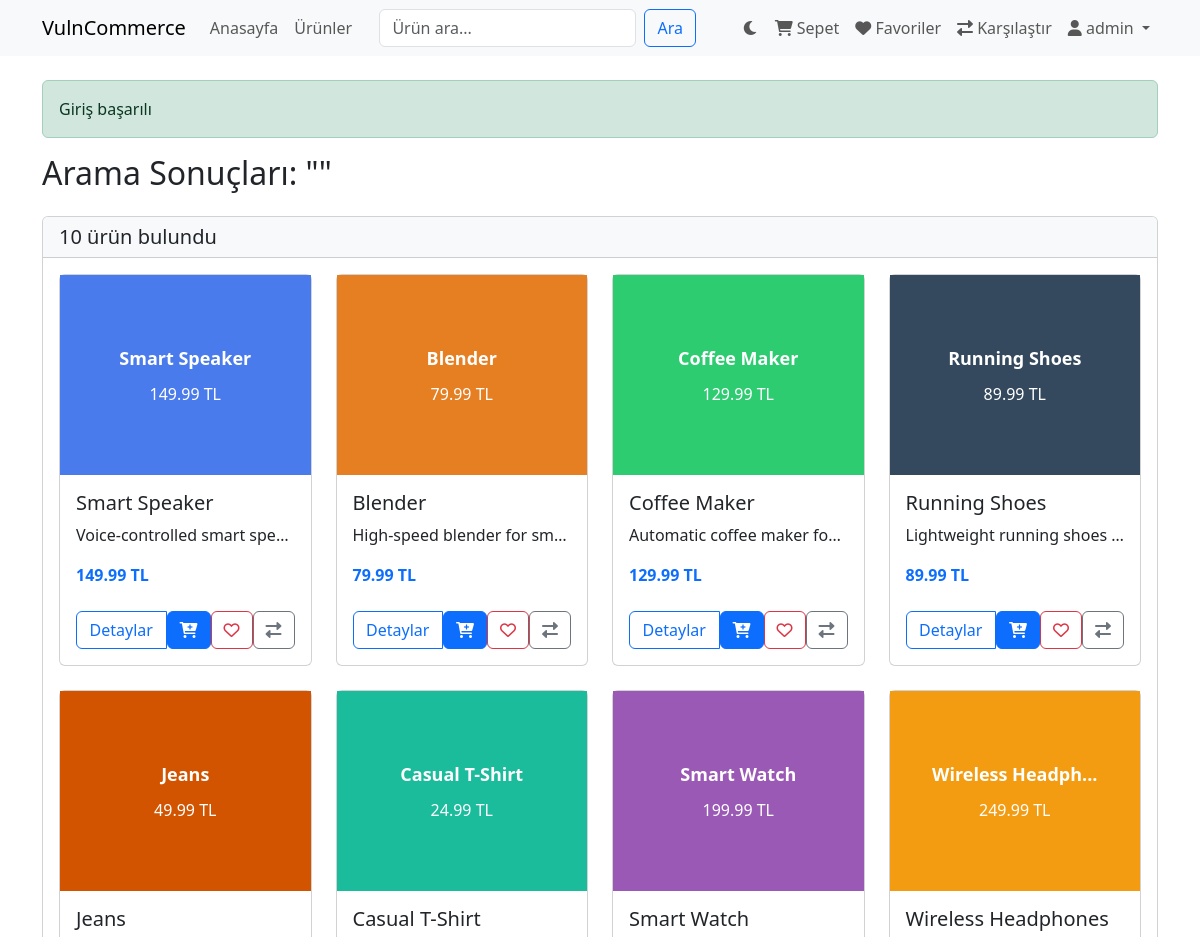
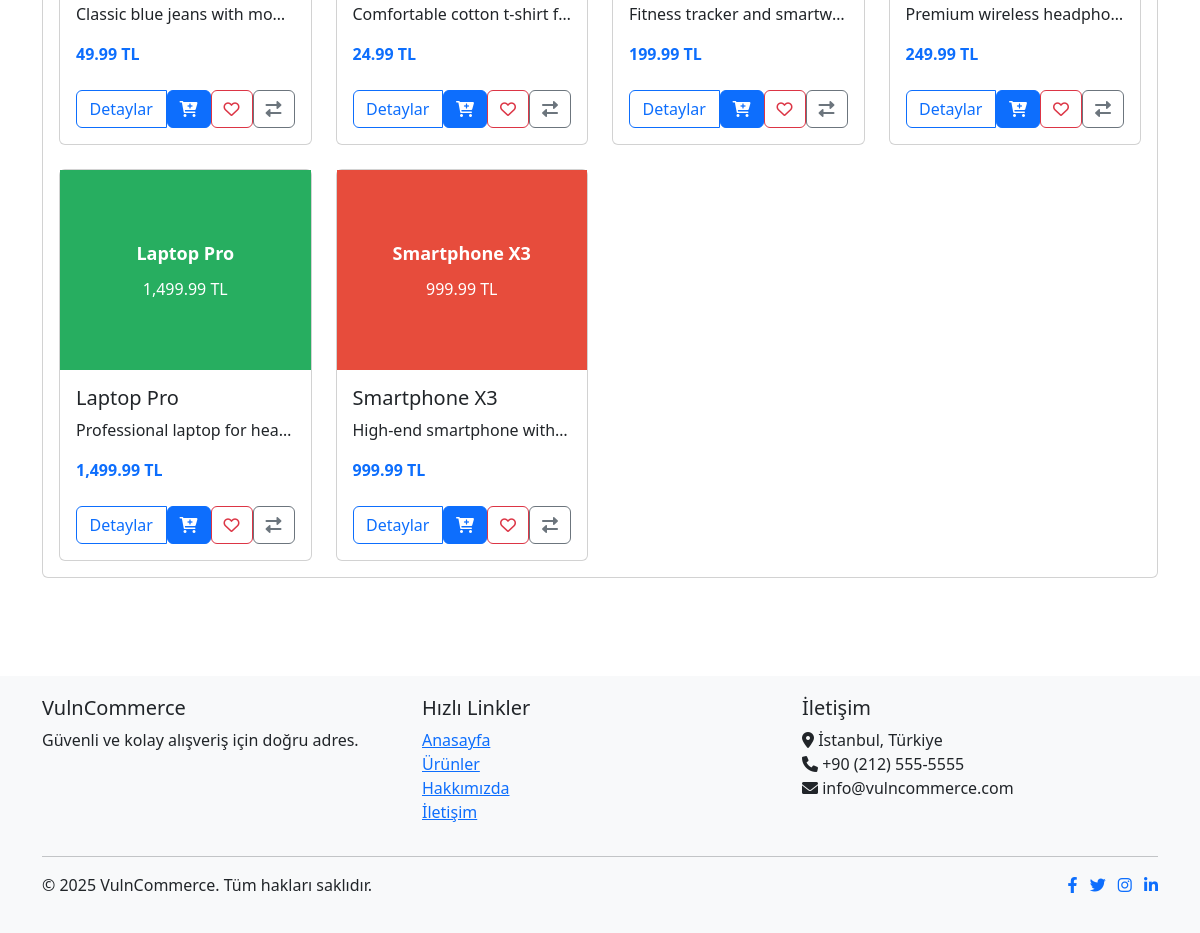
The page /search.php (signed in) on the database its author committed (2 pictures, top to bottom).
### tables this page shows
CREATE TABLE products (
    id INT AUTO_INCREMENT PRIMARY KEY,
    name VARCHAR(255) NOT NULL,
    description TEXT,
    price DECIMAL(10, 2) NOT NULL,
    image VARCHAR(255) DEFAULT 'default_product.jpg',
    stock INT NOT NULL DEFAULT 0,
    category VARCHAR(50),
    created_at TIMESTAMP DEFAULT CURRENT_TIMESTAMP,
    updated_at TIMESTAMP DEFAULT CURRENT_TIMESTAMP ON UPDATE CURRENT_TIMESTAMP
);

### config/database.php (called while the page is built, shortened)
<?php
class Database {
    private $conn;
    private static $instance = null;
    private function __construct() {
        try {
            $this->conn = new PDO(
                "mysql:host=" . DB_HOST . ";dbname=" . DB_NAME,
                DB_USER,
                DB_PASS,
                array(PDO::ATTR_ERRMODE => PDO::ERRMODE_EXCEPTION)
            );
        } catch (PDOException $e) {
            die("Connection failed: " . $e->getMessage());
        }
    }
    public static function getInstance() {
        if (self::$instance === null) {
            self::$instance = new self();
        }
        return self::$instance;
    }
    public function query($sql, $params = []) {
        $stmt = $this->conn->prepare($sql);
        foreach ($params as $key => $value) {
            if (is_int($value)) {
                $stmt->bindValue(":$key", $value, PDO::PARAM_INT);
            } else {
                $stmt->bindValue(":$key", $value, PDO::PARAM_STR);
            }
        }
        $stmt->execute();
        return $stmt;
    }
    public function select($sql, $params = []) {
        $stmt = $this->query($sql, $params);
        return $stmt->fetchAll(PDO::FETCH_ASSOC);
    }
    public function selectOne($sql, $params = []) {
        $stmt = $this->query($sql, $params);
        return $stmt->fetch(PDO::FETCH_ASSOC);
    }
}

### controllers/ProductController.php (called while the page is built, shortened)
<?php
require_once 'models/Product.php';
class ProductController {
    private $productModel;
    public function __construct() {
        $this->productModel = new Product();
    }
    public function getAllProducts($limit = null, $offset = 0) {
        return $this->productModel->getAll($limit, $offset);
    }
    public function searchProducts() {
        return $this->getAllProducts(10);
    }
    public function isProductInCart($productId) {
        return $this->productModel->isInCart($productId, $_SESSION['user_id']);
    }
    public function isProductInFavorites($productId) {
        return $this->productModel->isInFavorites($productId, $_SESSION['user_id']);
    }
    public function isProductInCompare($productId) {
        return $this->productModel->isInCompare($productId, $_SESSION['user_id']);
    }
}

### models/Compare.php (called while the page is built, shortened)
<?php
class Compare {
    private $db;
    public function __construct() {
        $this->db = Database::getInstance();
    }
    public function getItemCount($userId) {
        $result = $this->db->selectOne(
            "SELECT COUNT(*) as count FROM compare WHERE user_id = :user_id",
            ['user_id' => $userId]
        );
        return $result ? $result['count'] : 0;
    }
}

### controllers/CompareController.php (called while the page is built, shortened)
<?php
require_once 'models/Compare.php';
class CompareController {
    private $compareModel;
    public function __construct() {
        $this->compareModel = new Compare();
    }
    public function getCompareCount() {
        return $this->compareModel->getItemCount($_SESSION['user_id']);
    }
}

### models/Product.php (called while the page is built, shortened)
<?php
class Product {
    private $db;
    public function __construct() {
        $this->db = Database::getInstance();
    }
    public function getAll($limit = null, $offset = 0) {
        $sql = "SELECT * FROM products ORDER BY id DESC";
        if ($limit !== null) {
            $sql .= " LIMIT :limit OFFSET :offset";
            return $this->db->select($sql, [
                'limit' => (int)$limit,
                'offset' => (int)$offset
            ]);
        }
        return $this->db->select($sql);
    }
    public function isInCart($productId, $userId) {
        $result = $this->db->selectOne(
            "SELECT * FROM cart WHERE product_id = :product_id AND user_id = :user_id",
            ['product_id' => $productId, 'user_id' => $userId]
        );
        return $result ? true : false;
    }
    public function isInFavorites($productId, $userId) {
        $result = $this->db->selectOne(
            "SELECT * FROM favorites WHERE product_id = :product_id AND user_id = :user_id",
            ['product_id' => $productId, 'user_id' => $userId]
        );
        return $result ? true : false;
    }
    public function isInCompare($productId, $userId) {
        $result = $this->db->selectOne(
            "SELECT * FROM compare WHERE product_id = :product_id AND user_id = :user_id",
            ['product_id' => $productId, 'user_id' => $userId]
        );
        return $result ? true : false;
    }
}

### models/Favorites.php (called while the page is built, shortened)
<?php
class Favorites {
    private $db;
    public function __construct() {
        $this->db = Database::getInstance();
    }
    public function getItemCount($userId) {
        $result = $this->db->selectOne(
            "SELECT COUNT(*) as count FROM favorites WHERE user_id = :user_id",
            ['user_id' => $userId]
        );
        return $result ? $result['count'] : 0;
    }
}

### controllers/FavoritesController.php (called while the page is built, shortened)
<?php
require_once 'models/Favorites.php';
class FavoritesController {
    private $favoritesModel;
    public function __construct() {
        $this->favoritesModel = new Favorites();
    }
    public function getFavoritesCount() {
        return $this->favoritesModel->getItemCount($_SESSION['user_id']);
    }
}

### views/components/product_card.php (the view, shortened to what this page needs)
<?php
if (isLoggedIn()) {
    $isInCart = $productController->isProductInCart($product['id']);
    $isInFavorites = $productController->isProductInFavorites($product['id']);
    $isInCompare = $productController->isProductInCompare($product['id']);
} else {
    $isInCart = false;
    $isInFavorites = false;
    $isInCompare = false;
}
$showActionButtons = isset($showActionButtons) ? $showActionButtons : true;
$colors = ['4a7bec', 'e74c3c', '27ae60', 'f39c12', '9b59b6', '1abc9c', 'd35400', '34495e', '2ecc71', 'e67e22'];
$colorIndex = $product['id'] % count($colors);
$color = $colors[$colorIndex];
$productDisplayName = htmlspecialchars(substr($product['name'], 0, 15));
if (strlen($product['name']) > 15) {
    $productDisplayName .= '...';
}
?>
<div class="card product-card h-100">
    <div class="product-image-placeholder" style="height: 200px; background-color: #<?php echo $color; ?>; display: flex; flex-direction: column; justify-content: center; align-items: center; color: white; padding: 15px; text-align: center;">
        <div style="font-size: 18px; font-weight: bold; margin-bottom: 10px;"><?php echo $productDisplayName; ?></div>
        <div style="font-size: 16px;"><?php echo formatPrice($product['price']); ?></div>
    </div>
    <div class="card-body d-flex flex-column">
        <h5 class="card-title"><?php echo $product['name']; ?></h5>
        <p class="card-text text-truncate"><?php echo $product['description']; ?></p>
        <p class="card-text fw-bold text-primary mt-auto"><?php echo formatPrice($product['price']); ?></p>
        <?php if ($showActionButtons): ?>
        <div class="btn-group mt-2" role="group">
            <a href="product.php?id=<?php echo $product['id']; ?>" class="btn btn-outline-primary">Detaylar</a>
            <?php if (!$isInCart): ?>
            <form action="cart_actions.php" method="POST" class="d-inline">
                <button type="submit" class="btn btn-primary" data-bs-toggle="tooltip" title="Sepete Ekle">
                    <i class="fas fa-cart-plus"></i>
                </button>
            </form>
            <?php endif; ?>
            <?php if (!$isInFavorites): ?>
            <form action="favorite_actions.php" method="POST" class="d-inline">
                <button type="submit" class="btn btn-outline-danger" data-bs-toggle="tooltip" title="Favorilere Ekle">
                    <i class="far fa-heart"></i>
                </button>
            </form>
            <?php endif; ?>
            <?php if (!$isInCompare): ?>
            <form action="compare_actions.php" method="POST" class="d-inline">
                <button type="submit" class="btn btn-outline-secondary" data-bs-toggle="tooltip" title="Karşılaştır">
                    <i class="fas fa-exchange-alt"></i>
                </button>
            </form>
            <?php endif; ?>
        </div>
        <?php endif; ?>
    </div>
</div>

### search.php (shortened to what this page needs)
<?php
require_once 'views/components/header.php';
$productController = new ProductController();
$products = $productController->searchProducts();
$keyword = isset($_GET['keyword']) ? sanitize($_GET['keyword']) : '';
?>
<div class="row">
    <div class="col-12">
        <h2 class="mb-4">Arama Sonuçları: "<?php echo $keyword; ?>"</h2>
    </div>
</div>
<?php if (count($products) > 0): ?>
    <div class="row">
        <div class="col-12">
            <div class="card mb-4">
                <div class="card-header bg-light">
                    <h5 class="mb-0"><?php echo count($products); ?> ürün bulundu</h5>
                </div>
                <div class="card-body">
                    <div class="row row-cols-1 row-cols-md-2 row-cols-lg-4 g-4">
                        <?php foreach ($products as $product): ?>
                            <div class="col">
                                <?php include 'views/components/product_card.php'; ?>
                            </div>
                        <?php endforeach; ?>
                    </div>
                </div>
            </div>
        </div>
    </div>
<?php endif; ?>
<?php
require_once 'views/components/footer.php';
?>

### rows shown on the page
products: name "Smart Speaker", price "149.99 TL", description "Voice-controlled smart spe…"
products: name "Blender", price "79.99 TL", description "High-speed blender for sm…"
products: name "Coffee Maker", price "129.99 TL", description "Automatic coffee maker for…"
products: name "Running Shoes", price "89.99 TL", description "Lightweight running shoes…"
products: name "Jeans", price "49.99 TL", description "Classic blue jeans with mo…"
products: name "Casual T-Shirt", price "24.99 TL", description "Comfortable cotton t-shirt f…"
products: name "Smart Watch", price "199.99 TL", description "Fitness tracker and smartw…"
products: name "Wireless Headph...", price "249.99 TL", name "Wireless Headphones", description "Premium wireless headpho…"
products: name "Laptop Pro", price "1,499.99 TL", description "Professional laptop for hea…"
products: name "Smartphone X3", price "999.99 TL", description "High-end smartphone with…"

### other values the page prints
$_SESSION['username'] "admin"
$message "Giriş başarılı"
count($products) "10"
